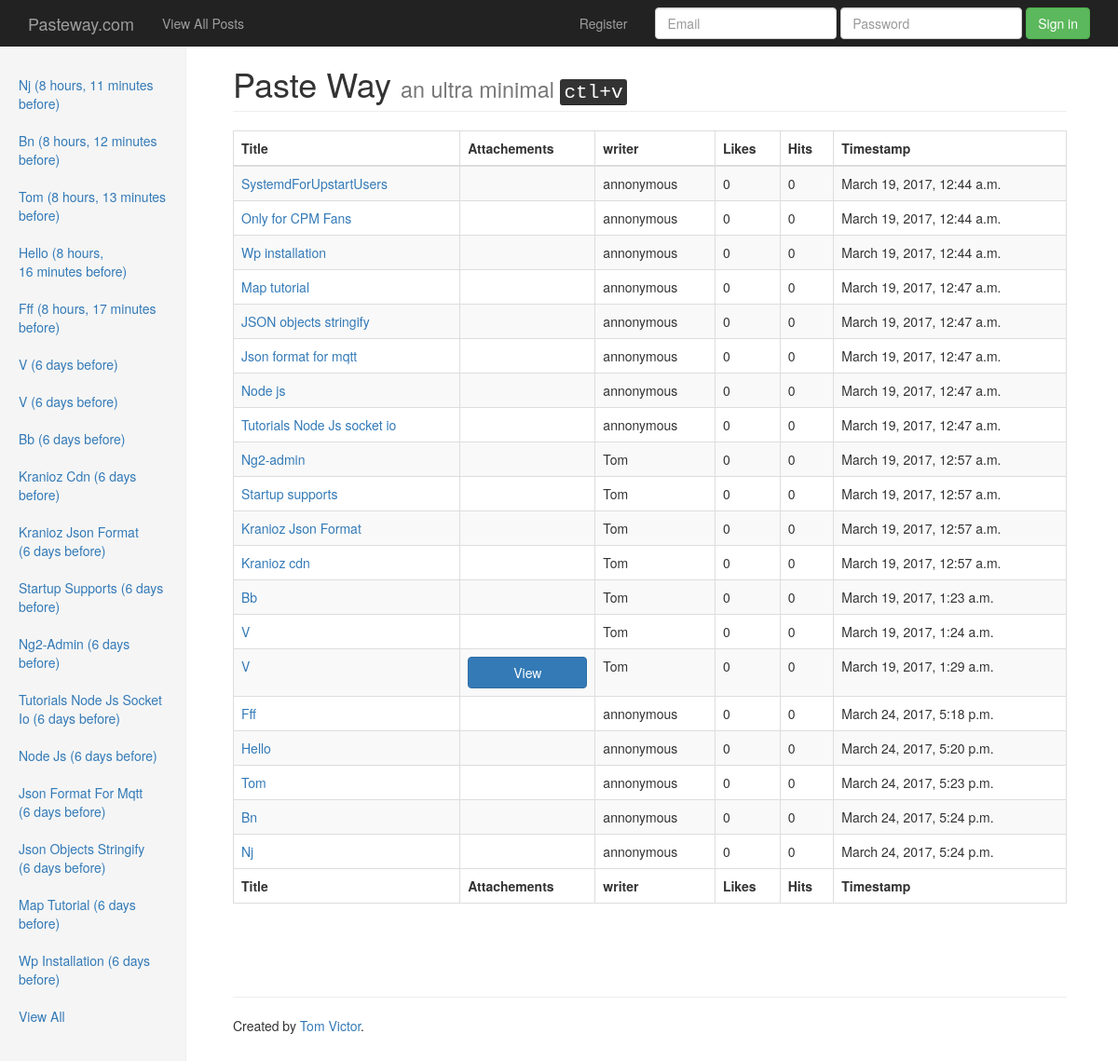
Before: /all/ with the older database file.
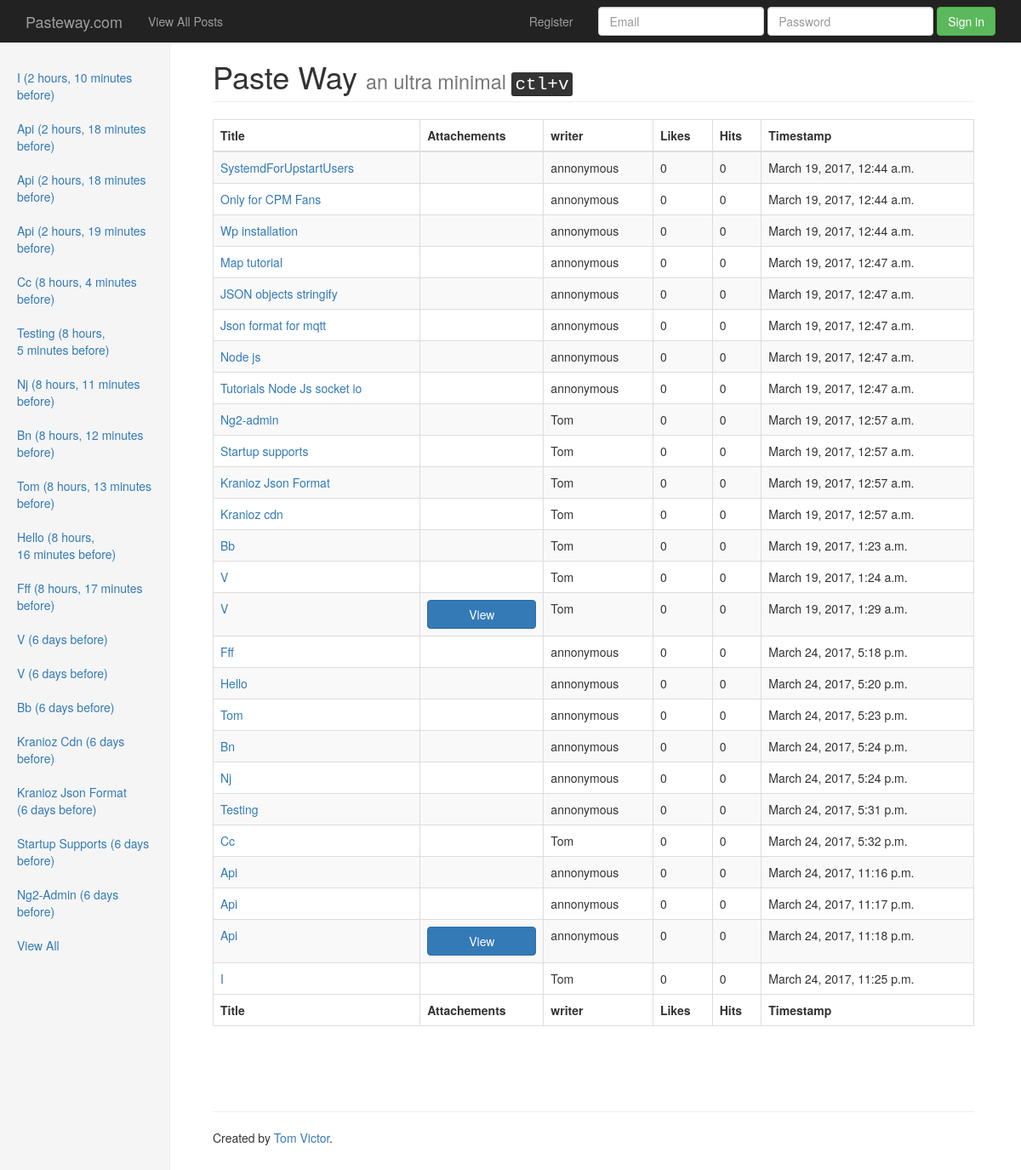
After: the same page with the newer database file.
### MainApp/models.py (models this page shows, shortened)
class Post(models.Model):
    title = models.CharField(max_length=500)
    content = models.TextField(blank=True, null=True)
    image = models.ImageField(blank=True,null=True,upload_to=user_directory_path)
    files = models.FileField(blank=True,null=True,upload_to=user_directory_path)
    status = models.CharField(max_length=100, choices=VISIBILITY_CHOICES,default='public')
    timestamp = models.DateTimeField(auto_now_add=True)
    writer = models.ForeignKey(settings.AUTH_USER_MODEL,default=1)
    hits = models.IntegerField(default=0)
    likes = models.IntegerField(default=0)
    slug = models.SlugField(blank=True, default=None, unique=True)

### MainApp/views.py (the view)
# urls.py: url(r'^all/$',views.base_view.as_view(template_name='all-posts.html'),name='view-all'),
class base_view(ListView):
    queryset = Post.objects.all().filter(status="public")
    context_object_name = 'all_posts'
    def get_context_data(self, **kwargs):
        context = super(base_view, self).get_context_data(**kwargs)
        current_user = self.request.user
        if current_user.is_authenticated:
            context_user = current_user
        else:
            context_user = get_object_or_404(User,id=1)
        context['form'] = NewPost(initial={'writer': context_user,'timestamp':datetime.now()})
        context['latest_posts'] = Post.objects.all().filter(status="public").order_by("-timestamp")[:18]
        return context

### MainApp/form.py
class NewPost(forms.ModelForm):
    class Meta:
        model = Post
        fields =[
            "title",
            "content",
            "image",
            "files",
            "status",
            "writer",
        ]
        labels = {
            'title': 'Title',
            'content': 'Content'
        }
        help_texts = {
            'status' : 'Please login for Private posts'
        }
        error_messages = {
            'title': {
                'max_length': "This title is too long.",
            },
        }
        widgets = {
            'content': Textarea(attrs={'cols': 80, 'rows': 10,'class':'tinymce'}),
            'status' : RadioSelect,
            'writer' : forms.HiddenInput(),
        }

### templates/all-posts.html (shortened to what this page needs)
{% extends 'base.html' %}
{% load  staticfiles %}
{% load crispy_forms_tags %}
{% block extrahead %}
    <link href="{% static 'css/jumbotron.css' %}" rel="stylesheet" xmlns="http://www.w3.org/1999/html">
    <link href="{% static 'css/dashboard.css' %}" rel="stylesheet">
    <link href="{% static 'datatable/dataTables.bootstrap.min.css' %}" rel="stylesheet">
{% endblock %}
{% block content %}
    <div class="container">
        <div class="row">
            <div class="col-sm-3 col-md-2 sidebar">
                <ul class="nav nav-sidebar">
                    {% for object in latest_posts %}
                         <li><a href=" {% url 'MainApp:detail' object.slug %} ">{{ object.title|title }} ({{ object.timestamp|timesince }} before)</a></li>
                    {% endfor %}
                <li><a href="/all/">View All</a></li>
                </ul>
            </div>
            <div class="col-sm-9 col-sm-offset-3 col-md-10 col-md-offset-2 main">
                <h1 class="page-header">
                    Paste Way
                    <small>an ultra minimal <kbd>ctl+v</kbd></small>
                </h1>
            <table id="example" class="table table-striped table-bordered" cellspacing="0" width="100%">
        <thead>
            <tr>
                <th>Title</th>
                <th>Attachements</th>
                <th>writer</th>
                <th>Likes</th>
                <th>Hits</th>
                <th>Timestamp</th>
            </tr>
        </thead>
        <tfoot>
            <tr>
                <th>Title</th>
                <th>Attachements</th>
                <th>writer</th>
                <th>Likes</th>
                <th>Hits</th>
                <th>Timestamp</th>
            </tr>
        </tfoot>
        <tbody>
        {% for post in all_posts %}
            <tr>
                <td><a href=" {% url 'MainApp:detail' post.slug %} ">
                    {{ post.title|capfirst }}
                </a></td>
                <td>
                    {% if post.files %}
                        <a href="{{ post.files.url }}" target="_blank">
                            <button type="button" class="btn btn-block btn-primary">View</button>
                        </a>
                    {% endif %}
                </td>
                <td>{{ post.writer.first_name }} </td>
                <td>{{ post.likes }}</td>
                <td>{{ post.hits }}</td>
                <td>{{ post.timestamp }}</td>
            </tr>
         {% endfor %}
        </tbody>
    </table>
                <br>
                <br>
                <br>
                <hr>
                <footer>
                    <p> Created by <a href="http://github.com/tomvictor" target="_blank">Tom Victor</a>.</p>
                </footer>
            </div>
        </div>
    </div>
{% endblock %}

Changed rows visible on the page:
no longer on one of the page's lists (row unchanged): Post: title "Wp Installation", timestamp "6 days"
no longer on one of the page's lists (row unchanged): Post: title "Map Tutorial", timestamp "6 days"
no longer on one of the page's lists (row unchanged): Post: title "Json Objects Stringify", timestamp "6 days"
no longer on one of the page's lists (row unchanged): Post: title "Json Format For Mqtt", timestamp "6 days"
no longer on one of the page's lists (row unchanged): Post: title "Node Js", timestamp "6 days"
no longer on one of the page's lists (row unchanged): Post: title "Tutorials Node Js Socket Io", timestamp "6 days"
added Post: title "I", timestamp "2 hours, 10 minutes", writer.first_name "Tom", likes "0", hits "0", timestamp "March 24, 2017, 11:25 p.m."
added Post: title "Api", timestamp "2 hours, 18 minutes", writer.first_name "annonymous", likes "0", hits "0", timestamp "March 24, 2017, 11:18 p.m."
added Post: title "Api", timestamp "2 hours, 18 minutes", writer.first_name "annonymous", likes "0", hits "0", timestamp "March 24, 2017, 11:17 p.m."
added Post: title "Api", timestamp "2 hours, 19 minutes", writer.first_name "annonymous", likes "0", hits "0", timestamp "March 24, 2017, 11:16 p.m."
added Post: title "Cc", timestamp "8 hours, 4 minutes", writer.first_name "Tom", likes "0", hits "0", timestamp "March 24, 2017, 5:32 p.m."
added Post: title "Testing", timestamp "8 hours, 5 minutes", writer.first_name "annonymous", likes "0", hits "0", timestamp "March 24, 2017, 5:31 p.m."
